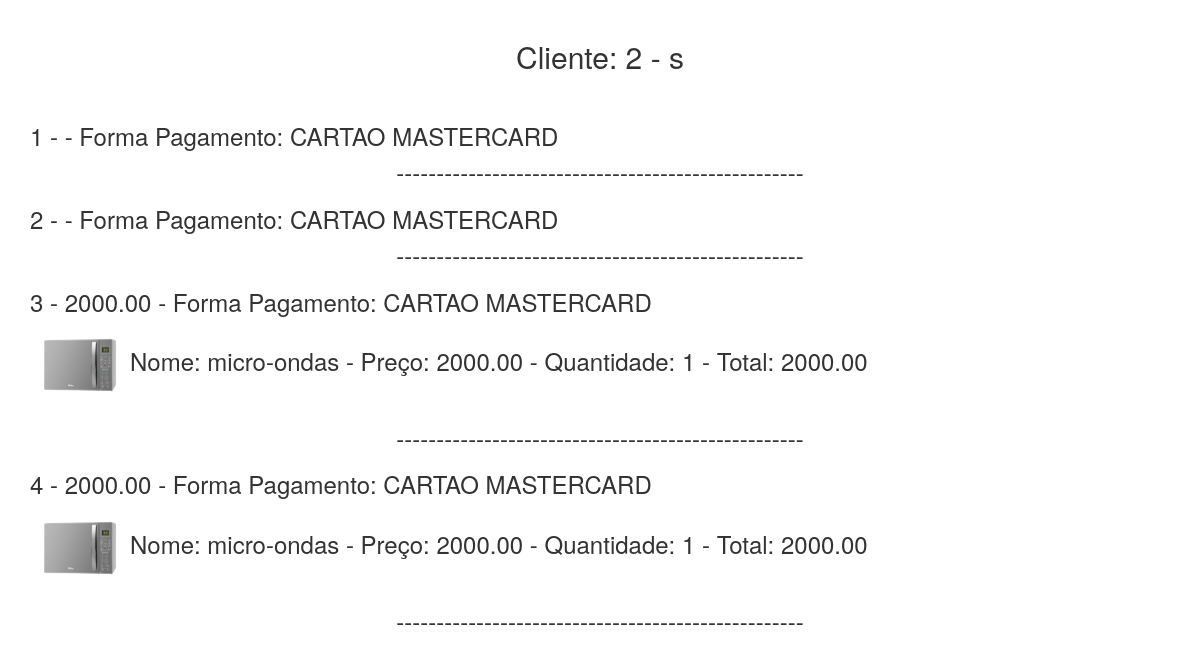
Screenshot of /pedidos.php?idcliente=2 with the database file from the repository.
### tables this page shows
CREATE TABLE `usuarios` (
  `id` int(11) NOT NULL,
  `nome` varchar(255) DEFAULT NULL,
  `email` varchar(255) DEFAULT NULL,
  `senha` varchar(255) DEFAULT NULL,
  `cpf` varchar(14) DEFAULT NULL
);

CREATE TABLE `vendas` (
  `id_ve` int(11) NOT NULL,
  `data_emissao` date DEFAULT NULL,
  `forma_pgto` varchar(50) DEFAULT NULL,
  `id_cliente` int(11) DEFAULT NULL,
  `total_nota` decimal(10,2) DEFAULT NULL,
  `numero_itens` int(11) DEFAULT NULL
);

CREATE TABLE `vendas_item` (
  `id_item` int(11) NOT NULL,
  `id_produto` int(11) DEFAULT NULL,
  `quantidade` int(11) DEFAULT NULL,
  `preco_unitario` decimal(10,2) DEFAULT NULL,
  `id_venda` int(11) DEFAULT NULL,
  `total_item` decimal(10,2) DEFAULT NULL
);

CREATE TABLE `produtos` (
  `id` int(11) NOT NULL,
  `nome` varchar(255) DEFAULT NULL,
  `descricao` text DEFAULT NULL,
  `preco` decimal(10,2) DEFAULT NULL,
  `imagem` varchar(255) DEFAULT NULL
);

### pedidos.php (the view, shortened to what this page needs)
   <!DOCTYPE html>
<html lang="en">
<head>
  <link rel="stylesheet" href="https://maxcdn.bootstrapcdn.com/bootstrap/3.3.7/css/bootstrap.min.css">
</head>
<body>
    <div class="container center-block">
     <?php
	     include_once("conexao.php");
		 $sql = 'SELECT * FROM usuarios WHERE id='.$_GET['idcliente'];
		 $result = mysqli_query($conn, $sql);
		 $linha  = $result ->fetch_assoc();
		 $codigo = $linha['id'];
		 $nome   = $linha['nome'];
     ?>
     <p><br>
     <h2><center>Cliente: <?php echo $codigo.' - '.$nome; ?></center> </h2>
     <p><br>
     <?php
	     $sql = 'SELECT * FROM vendas where id_cliente='.$_GET['idcliente'];
		 $result = mysqli_query($conn, $sql);
		 while ($linha  = $result ->fetch_assoc())
		 {
		 echo '<h3>'.$linha['id_ve'].' - '.$linha['total_nota'].' - Forma Pagamento: '.$linha['forma_pgto'].'<p>';
		 $sql_item = "SELECT *
             FROM vendas_item, produtos
             WHERE id_produto = id
             AND id_venda = ".$linha['id_ve']."
             ORDER BY id_venda";
				$result_item = mysqli_query($conn, $sql_item);
				 while ($linha_item  = $result_item ->fetch_assoc())
				 {
					 echo '<img src="img/'.$linha_item['imagem'].'" width="100px" height="100px">'.
					      'Nome: '.$linha_item['nome'].' - '.
					      'Preço: '.$linha_item['preco_unitario'].' - '.
					      'Quantidade: '.$linha_item['quantidade'].' - '.
					      'Total: '.$linha_item['total_item'].'<br>';
				 }
		          echo '<center>---------------------------------------------------</center>';
		 }
	 ?>
</div>
</body>
</html>

### rows the page displays
usuarios: id "2", nome "s"
vendas: id_ve "1", forma_pgto "CARTAO MASTERCARD"
vendas: id_ve "2", forma_pgto "CARTAO MASTERCARD"
vendas: id_ve "3", total_nota "2000.00", forma_pgto "CARTAO MASTERCARD"
vendas_item: id_produto.imagem (picture), id_produto.nome "micro-ondas", preco_unitario "2000.00", quantidade "1", total_item "2000.00"
vendas: id_ve "4", total_nota "2000.00", forma_pgto "CARTAO MASTERCARD"
vendas_item: id_produto.imagem (picture), id_produto.nome "micro-ondas", preco_unitario "2000.00", quantidade "1", total_item "2000.00"
